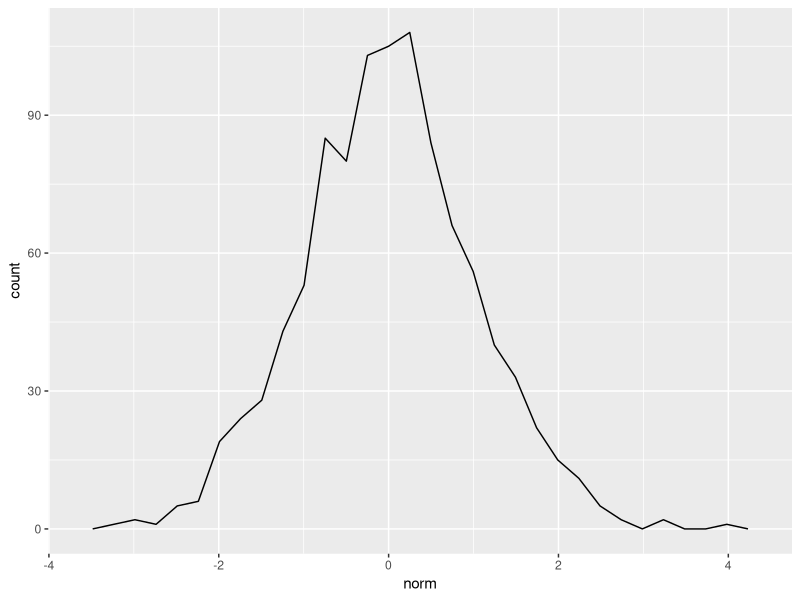
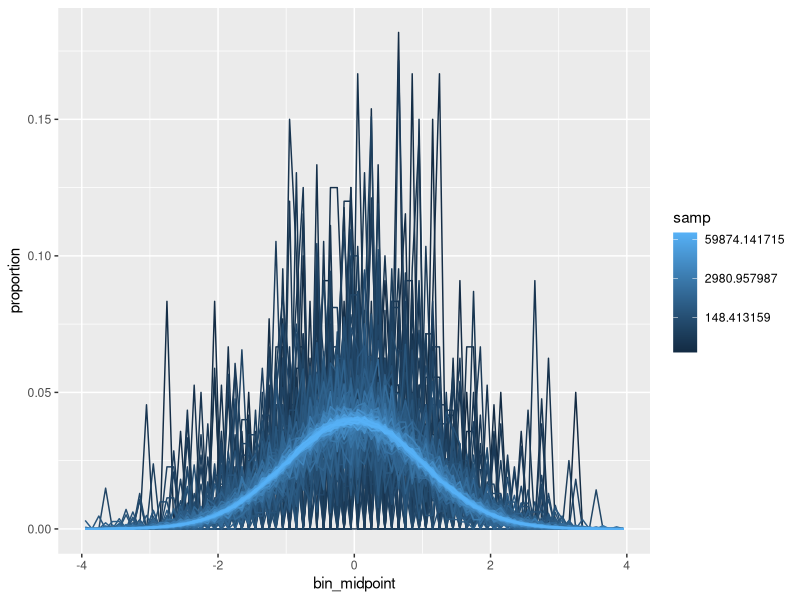
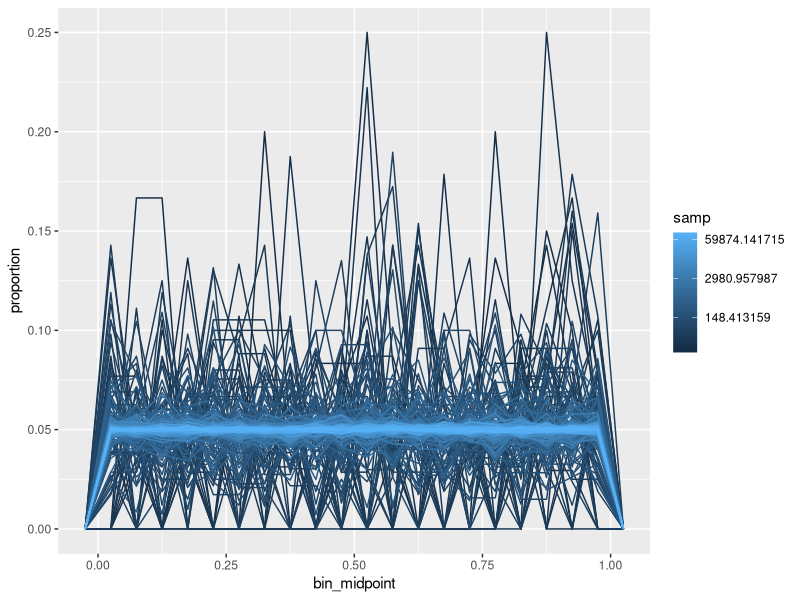
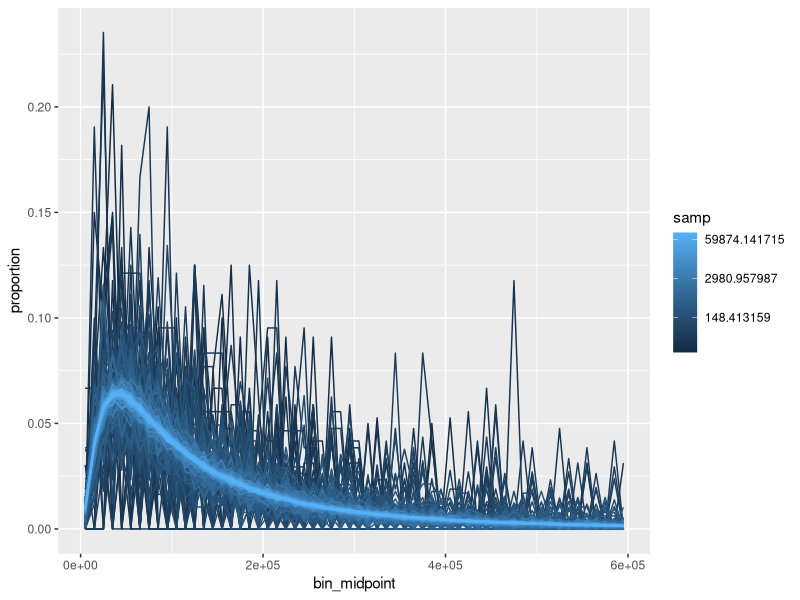
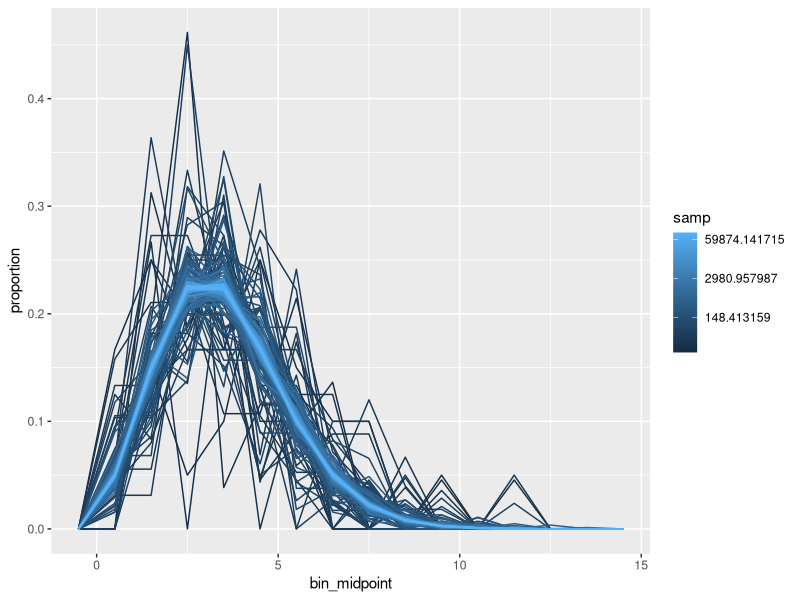

The R source for these figures, in order:
## ---- chunk 1

# Set rendering parameters
knitr::opts_chunk$set(message = FALSE, warning = FALSE)

#check using chatGPT to find "how to I make a log sequence"
install.packages("pracma")
library(pracma)

library(tidyverse)



## ---- chunk 2

dat = rnorm(1000, mean = 0, sd = 1)

ggplot(data.frame('norm' = dat), aes(x = norm)) + geom_freqpoly()

sampleSize = logspace(log(10,10), log(100000,10), 200)
df = data.frame()
for (ss in sampleSize){
  ss = round(ss)
  curDat = rnorm(ss, mean = 0, sd = 1)
  df = rbind(df, data.frame('samp' = replicate(ss, ss), 
                            'val' = curDat))
}

bin_breaks = seq(-4, 4, .1)

discretizeAndPlot <- function(df, bin_breaks){

  df_bins <- df %>%
    mutate(bin = cut(val, breaks = bin_breaks, right = F)) %>%  
    count(samp, bin)
  
  # Create a complete data frame with all possible combinations of samp and bins
  complete_bins <- expand.grid(
    samp = unique(df$samp),
    bin = levels(cut(df$val, breaks = bin_breaks, right = F))
  )
  
  # Join the counts with the complete data frame
  df_hist <- complete_bins %>%
    left_join(df_bins, by = c("samp", "bin")) %>%
    replace_na(list(n = 0)) %>%
    group_by(samp) %>%
    mutate(proportion = n / sum(n))
  
  # Extract bin midpoints for plotting
  df_hist <- df_hist %>% group_by(samp, bin) %>%
    mutate(bin_midpoint = 
               mean(sapply(strsplit(as.character(bin), ","), 
                      function(x) {
                        as.numeric(gsub("\\(|\\[|\\]|\\)", "", x))
                        }
                      ))) 
  
  ggplot(df_hist, aes(x = bin_midpoint, y = proportion, group = samp, color = samp)) + 
    geom_line() +
    scale_color_gradient(trans = "log")  
}

discretizeAndPlot(df, bin_breaks)

## ---- chunk 3
#useful for simulating random probabilities 

sampleSize = logspace(log(10,10), log(100000,10), 200)
df = data.frame()
for (ss in sampleSize){
  ss = round(ss)
  curDat = runif(ss, min = 0, max = 1)
  df = rbind(df, data.frame('samp' = replicate(ss, ss), 
                            'val' = curDat))
}

bin_breaks = seq(-.05, 1.05, .05)
discretizeAndPlot(df, bin_breaks)




## ---- chunk 4
#useful for modeling things like income 
sampleSize = logspace(log(10,10), log(100000,10), 200)
df = data.frame()
for (ss in sampleSize){
  ss = round(ss)
  curDat = rlnorm(ss, meanlog = log(106270.90), sdlog = 1)
  df = rbind(df, data.frame('samp' = replicate(ss, ss), 
                            'val' = curDat))
}
# df$val = log(df$val, 10) #toggle here to see conversion back to normal!
# bin_breaks = seq(2, 10, .05)
bin_breaks = seq(0, 600000, 10000)
discretizeAndPlot(df, bin_breaks)


## ---- chunk 5
#useful for modeling events like receiving emails! 
sampleSize = logspace(log(10,10), log(100000,10), 200)
df = data.frame()
for (ss in sampleSize){
  ss = round(ss)
  curDat = rpois(ss, lambda = 3)
  df = rbind(df, data.frame('samp' = replicate(ss, ss), 
                            'val' = curDat))
}

bin_breaks = seq(-1, 15)
discretizeAndPlot(df, bin_breaks)


